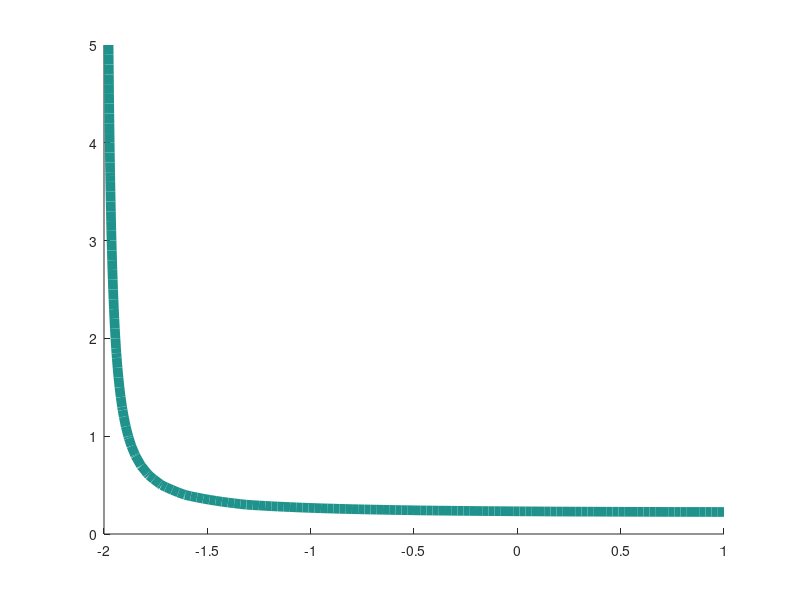

This figure's MATLAB source: (Note: this script raises an error after producing the figure.)


close all;
clear all;


%% define colors here
C1 = [252,251,253;242,240,247;239,237,245;218,218,235;203,201,226;188,189,220;158,154,200;128,125,186;117,107,177;106,81,163;84,39,143;74,20,134;63,0,125];
C1 = C1/255;

Rd = [255,255,204;255,255,178;255,237,160;254,217,118;254,204,92;254,178,76;253,141,60;252,78,42;240,59,32;227,26,28;189,0,38;177,0,38;128,0,38];
Rd = Rd/255;

Bl = [247,251,255;239,243,255;222,235,247;198,219,239;189,215,231;158,202,225;107,174,214;66,146,198;49,130,189;33,113,181;8,81,156;8,69,148;8,48,107];
Bl = Bl/255;

Gr = [247,252,245;237,248,233;229,245,224;199,233,192;186,228,179;161,217,155;116,196,118;65,171,93;49,163,84;35,139,69;0,109,44;0,90,50;0,68,27];
Gr = Gr/255;

%% plots patch=2
figure; hold on;
lev = [ 1 3 ];
load('2pT2RnfDw0.mat','time','list_B','list_Dv')
[B1,hfigc] = contour(log10(list_Dv),list_B,log10(time),lev);
set(hfigc,'LineWidth',7.0,'Color',Rd(3,:));
% clabel(B1,hfigc)

load('2pT2RnfDw1.mat','time','list_B','list_Dv')
[B1,hfigc] = contour(log10(list_Dv),list_B,log10(time),lev);
set(hfigc,'LineWidth',7.0,'Color',Rd(8,:));

load('2pT2RnfDw5.mat','time','list_B','list_Dv')
[B1,hfigc] = contour(log10(list_Dv),list_B,log10(time),lev);
set(hfigc,'LineWidth',7.0,'Color',Rd(11,:));
set(gca,'fontsize',30);
ylabel('$\beta$','fontsize',30,'interpreter','latex');
xlabel('$D_v$','fontsize',30,'interpreter','latex');

%% plots patch=5

figure; hold on;
% lev = [ 1 3 ];
load('5pT2RnfDw0.mat','time','list_B','list_Dv')
[B1,hfigc] = contour(log10(list_Dv),list_B,log10(time),lev);
set(hfigc,'LineWidth',7.0,'Color',Bl(3,:));
% clabel(B1,hfigc)

load('5pT2RnfDw1.mat','time','list_B','list_Dv')
[B1,hfigc] = contour(log10(list_Dv),list_B,log10(time),lev);
set(hfigc,'LineWidth',7.0,'Color',Bl(8,:));

load('5pT2RnfDw5.mat','time','list_B','list_Dv')
[B1,hfigc] = contour(log10(list_Dv),list_B,log10(time),lev);
set(hfigc,'LineWidth',7.0,'Color',Bl(11,:));
set(gca,'fontsize',30);
ylabel('$\beta$','fontsize',30,'interpreter','latex');
xlabel('$D_v$','fontsize',30,'interpreter','latex');

%% plots patch=10

figure; hold on;
lev = [ 1 3 ];
load('10pT2RnfDw0.mat','time','list_B','list_Dv')
[B1,hfigc] = contour(log10(list_Dv),list_B,log10(time),lev);
set(hfigc,'LineWidth',7.0,'Color',Gr(3,:));

load('10pT2RnfDw1.mat','time','list_B','list_Dv')
[B1,hfigc] = contour(log10(list_Dv),list_B,log10(time),lev);
set(hfigc,'LineWidth',7.0,'Color',Gr(8,:));
% clabel(B1,hfigc)

load('10pT2RnfDw5.mat','time','list_B','list_Dv')
[B1,hfigc] = contour(log10(list_Dv),list_B,log10(time),lev);
set(hfigc,'LineWidth',7.0,'Color',Gr(11,:));
set(gca,'fontsize',30);
ylabel('$\beta$','fontsize',30,'interpreter','latex');
xlabel('$D_v$','fontsize',30,'interpreter','latex');


